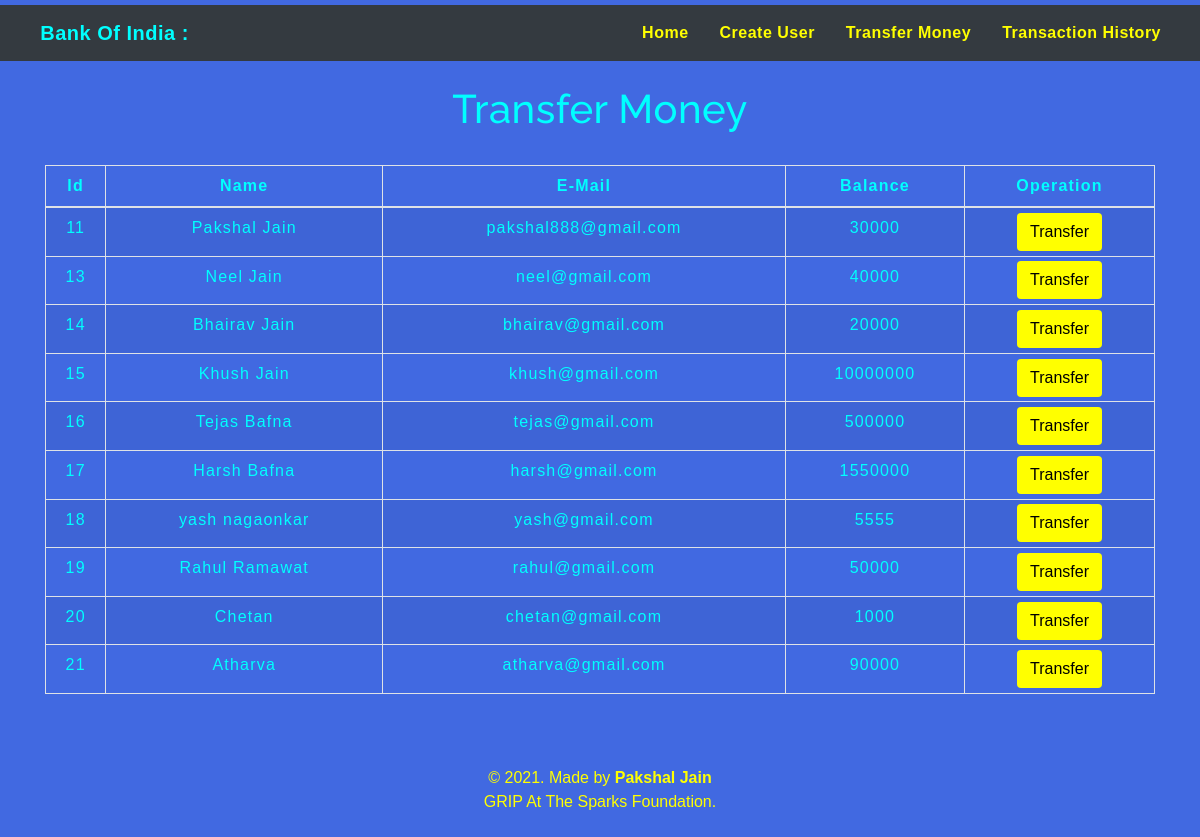
The app's page /transfermoney.php with its own data.
### tables this page shows
CREATE TABLE `users` (
  `id` int(3) NOT NULL,
  `name` text NOT NULL,
  `email` varchar(30) NOT NULL,
  `balance` int(8) NOT NULL
);

### transfermoney.php (the view, shortened to what this page needs)
<!DOCTYPE html>
<html lang="en">
<head>
    <link rel="stylesheet" href="https://maxcdn.bootstrapcdn.com/bootstrap/4.0.0/css/bootstrap.min.css">
    <link rel="stylesheet" type="text/css" href="css/table.css">
    <link rel="stylesheet" type="text/css" href="css/navbar.css">
</head>
<body style="background-color : royalblue;">
    <?php
    include 'config.php';
    $sql = "SELECT * FROM users";
    $result = mysqli_query($conn, $sql);
    ?>
    <?php
    include 'navbar.php';
    ?>
    <div class="container">
        <h2 class="text-center pt-4" style="color : cyan;">Transfer Money</h2>
        <br>
        <div class="row">
            <div class="col">
                <div class="table-responsive-sm">
                    <table class="table table-hover table-sm table-striped table-condensed table-bordered" style="border-color:yellow;">
                        <thead style="color : cyan;">
                            <tr>
                                <th scope="col" class="text-center py-2">Id</th>
                                <th scope="col" class="text-center py-2">Name</th>
                                <th scope="col" class="text-center py-2">E-Mail</th>
                                <th scope="col" class="text-center py-2">Balance</th>
                                <th scope="col" class="text-center py-2">Operation</th>
                            </tr>
                        </thead>
                        <tbody>
                            <?php
                            while ($rows = mysqli_fetch_assoc($result)) {
                            ?>
                                <tr style="color : cyan;">
                                    <td class="py-2"><?php echo $rows['id'] ?></td>
                                    <td class="py-2"><?php echo $rows['name'] ?></td>
                                    <td class="py-2"><?php echo $rows['email'] ?></td>
                                    <td class="py-2"><?php echo $rows['balance'] ?></td>
                                    <td><a href="selecteduserdetail.php?id= <?php echo $rows['id']; ?>"> <button type="button" class="btn" style="background-color : yellow;">Transfer</button></a></td>
                                </tr>
                            <?php
                            }
                            ?>
                        </tbody>
                    </table>
                </div>
            </div>
        </div>
    </div>
    <footer class="text-center mt-5 py-2" style="color : yellow;">
        <p>&copy 2021. Made by <b>Pakshal Jain</b><br>GRIP At The Sparks Foundation.</p>
    </footer>
</body>
</html>

### navbar.php (shortened to what this page needs)
<nav class="navbar navbar-expand-md navbar-light bg-dark" style="margin-top: 5px;">
    <a href="index.php" class="navbar-brand" style="color: cyan;"><b>&nbsp;&nbsp;&nbsp; Bank Of India :</b></a>
    <div class="collapse navbar-collapse" id="collapsibleNavbar">
        <ul class="navbar-nav ml-auto">
            <li class="nav-item">
                <a href="index.php" class="nav-link" style="color: yellow ;"><b>Home</b></a>
            </li>
            <li class="nav-item">
                <a href="createuser.php" class="nav-link" style="color: yellow ;"><b>Create User</b></a>
            </li>
            <li class="nav-item">
                <a href="transfermoney.php" class="nav-link" style="color: yellow ;"><b>Transfer Money</b></a>
            </li>
            <li class="nav-item">
                <a href="transactionhistory.php" class="nav-link" style="color: yellow ;"><b>Transaction History</b></a>
            </li>
        </ul>
    </div>
</nav>

### css/table.css (style rules this page uses)
* { padding: 0; margin: 0; box-sizing: border-box; font-family: sans-serif; }
h2 { font-size: 40px; }
table { letter-spacing: 1.2px; }
td { text-align: center; }
button { border:none; background: #eb6f6f; transition: 1s; }

### css/navbar.css (style rules this page uses)
.nav-link { margin-right: 15px; color:#639ce7; letter-spacing: 0.5px; transition: 0.5s; }
.navbar-brand { color: #990000; letter-spacing: 0.5px; }
h2 { color: #990000; letter-spacing: 0.5px; font-family: raleway; }

### transfermoney.php (style rules this page uses)
button { transition: 1.5s; }

### records on screen
users: id "11", name "Pakshal Jain", email "pakshal888@gmail.com", balance "30000"
users: id "13", name "Neel Jain", email "neel@gmail.com", balance "40000"
users: id "14", name "Bhairav Jain", email "bhairav@gmail.com", balance "20000"
users: id "15", name "Khush Jain", email "khush@gmail.com", balance "10000000"
users: id "16", name "Tejas Bafna", email "tejas@gmail.com", balance "500000"
users: id "17", name "Harsh Bafna", email "harsh@gmail.com", balance "1550000"
users: id "18", name "yash nagaonkar", email "yash@gmail.com", balance "5555"
users: id "19", name "Rahul Ramawat", email "rahul@gmail.com", balance "50000"
users: id "20", name "Chetan", email "chetan@gmail.com", balance "1000"
users: id "21", name "Atharva", email "atharva@gmail.com", balance "90000"
